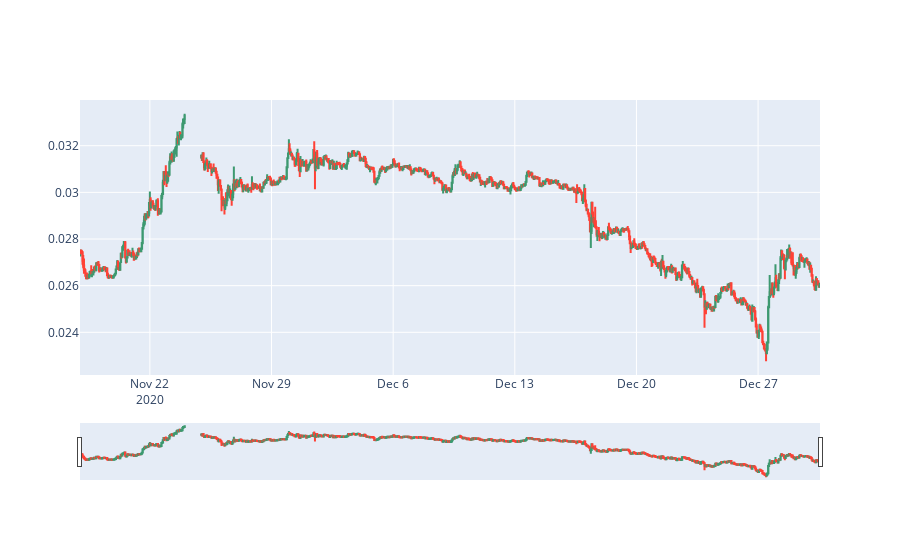

The cell this chart's notebook holds for it:
### Markdown cell above
## Historical Candlesticks

### Code cell
candles = client.get_historical_candles(
    'coinbasepro',              # exchange
    'ETH',                      # base_trading_symbol
    'BTC',                      # quote_trading_symbol
    '2020-08-09T00:00:00.000Z', # start_time
    '2021-09-09T00:00:00.000Z', # end_time
    1000,                       # num_candles
    '1h'                        # interval
)

dates = []
open_data = []
high_data = []
low_data = []
close_data = []

for candle in candles:
    dates.append(candle['time'])
    open_data.append(candle['open'])
    high_data.append(candle['high'])
    low_data.append(candle['low'])
    close_data.append(candle['close'])

fig = go.Figure(data=[go.Candlestick(x=dates,
                       open=open_data, high=high_data,
                       low=low_data, close=close_data)])

fig.show()

### Figure 1 — Plotly figure (JSON) as saved in the notebook; plotly's stock layout.template omitted (floating-point values rounded to 4 significant figures; data arrays with more than 128 entries replaced by an {"elided": "..."} marker saying what was removed)
{"data": [{"close": {"elided": "1000 str values"}, "high": {"elided": "1000 str values"}, "low": {"elided": "1000 str values"}, "open": {"elided": "1000 str values"}, "type": "candlestick", "x": {"elided": "1000 str values"}}], "layout": {}}
